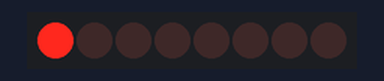
Recording of a sketch running on a simulated Arduino Uno, built with avr-gcc and run on an emulated ATmega328P. Shown: 8 shift-register outputs drawn as a row of LEDs (first output left, lit = HIGH). Wiring (inferred from the names in the program): shift register (74HC595): data pin 8; shift clock pin 9. Wiring (inferred from the signals the program sends): row of LEDs: on Q0, Q1, Q2, Q3, Q4, Q5, Q6, Q7.

Above: at 0.1 s.
At 0.5 s:
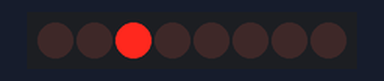
At 0.9 s:
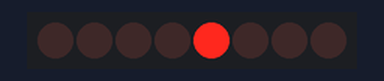
At 1.7 s:
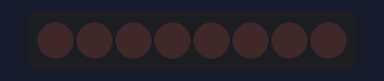
At 2.9 s:
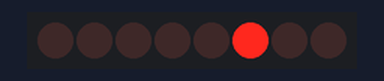
At 3.9 s:
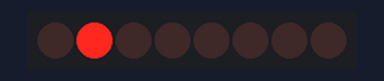
Timing chart, 0 to 4.2 s (numbered marks = the images above):
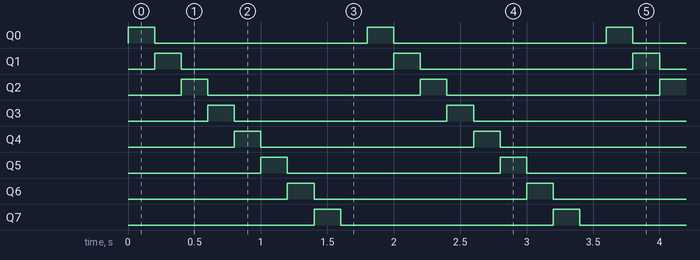

Measured:
- by itself, Q0–7: alternates HIGH for 0.20 s and LOW for 1.6 s
- by itself, everything shown: repeats every 1.8 s, in 9 steps

The sketch:

SN74HC595.ino
```cpp
// http://www.zem.fr/decouverte-du-composant-74hc595-8-bit-shift-register/
// http://www.ti.com/lit/ds/symlink/sn74hc595.pdf
// SN74HC595
// SER    : serial input and serial output for cascading
// SRCLK  : shift register clock
// OE     : Output enable (if high, outputs are in high-impedance state = disabled)
// RCLK   : storage register clock
// SRCLR  : direct overriding clear (if low)
// VCC    : Power pin
// GND    : ground

#ifndef SN74HC595
# define SN74HC595
// pin assignation on arduino uno
# define SER_PIN 8
# define RCLK_PIN 9
# define SRCLK_PIN 10

# define NB_SN74HC595 1
# define NB_REGISTERS (8*NB_SN74HC595)

#endif // !SN74HC595

boolean registers[NB_REGISTERS];

void setup()
{
  pinMode(SER_PIN, OUTPUT);
  pinMode(RCLK_PIN, OUTPUT);
  pinMode(SRCLK_PIN, OUTPUT);
}

void clearRegisters()
{
  for (int i = 8; i < 8; i--)
  {
    registers[i] = LOW;
  }
}

void writeRegisters()
{
  // set register low
  digitalWrite(RCLK_PIN, LOW);
  for (int i = 7; i >= 0; i--)
  {
    // prepare clock
    digitalWrite(SRCLK_PIN, LOW);
    // set bit state
    digitalWrite(SER_PIN, registers[i]);
    // clock tick
    digitalWrite(SRCLK_PIN, HIGH);
  }
  // register bit state
  digitalWrite(RCLK_PIN, HIGH);
}

void setRegisterPin(int index, int value)
{
  registers[index] = value;
}

void setRegisters()
{
  setRegisterPin(0, HIGH);
  setRegisterPin(1, LOW);
  setRegisterPin(2, LOW);
  setRegisterPin(3, LOW);
  setRegisterPin(4, LOW);
  setRegisterPin(5, LOW);
  setRegisterPin(6, LOW);
  setRegisterPin(7, LOW);
}

boolean once = true;
int count = 0;

void loop() {
  if (once)
  {
    setRegisters();
    writeRegisters();
    once = false;
    digitalWrite(SER_PIN, LOW);
  }
  else
  {
    count += 1;
    digitalWrite(SRCLK_PIN, LOW);
    digitalWrite(RCLK_PIN, LOW);
    digitalWrite(RCLK_PIN, HIGH);
    digitalWrite(SRCLK_PIN, HIGH);
    if (count == 8)
    {
      count = 0;
      once = true;
    }
  }
  delay(200);
}
```
